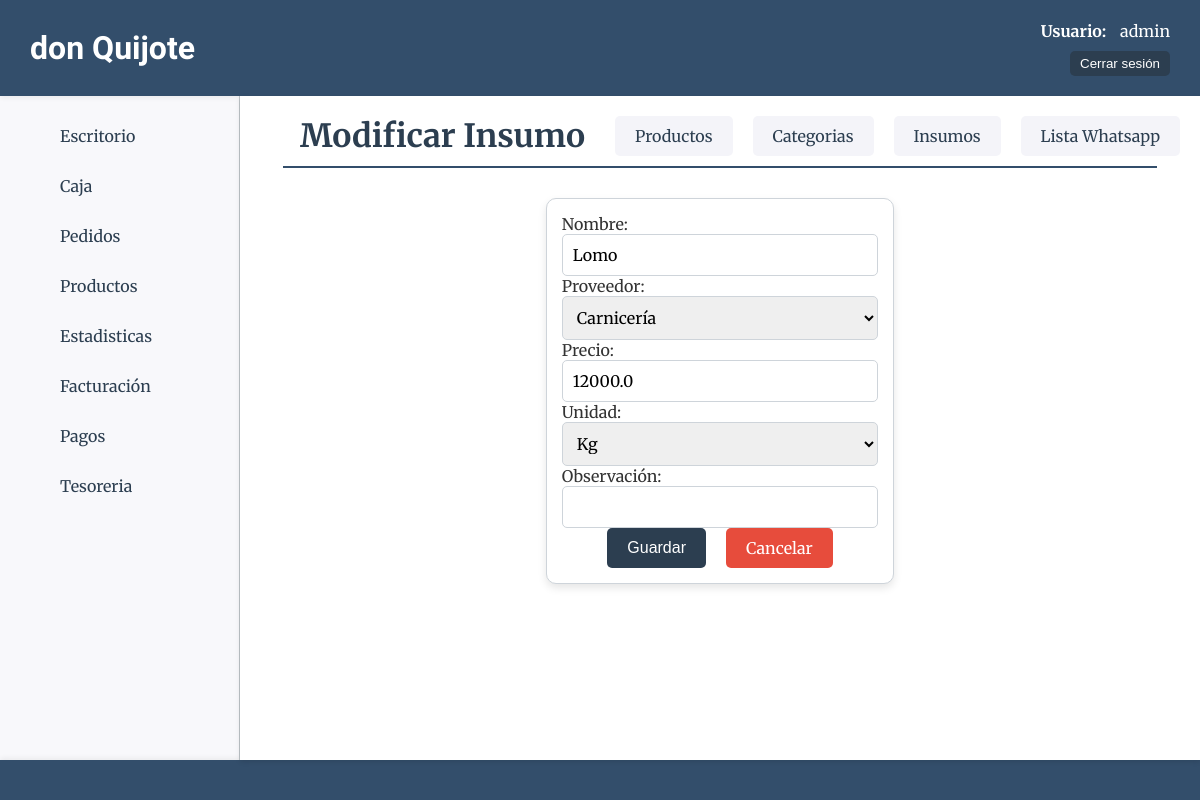
The page /productos/insumos_update/36 (signed in) on the database as committed earlier.
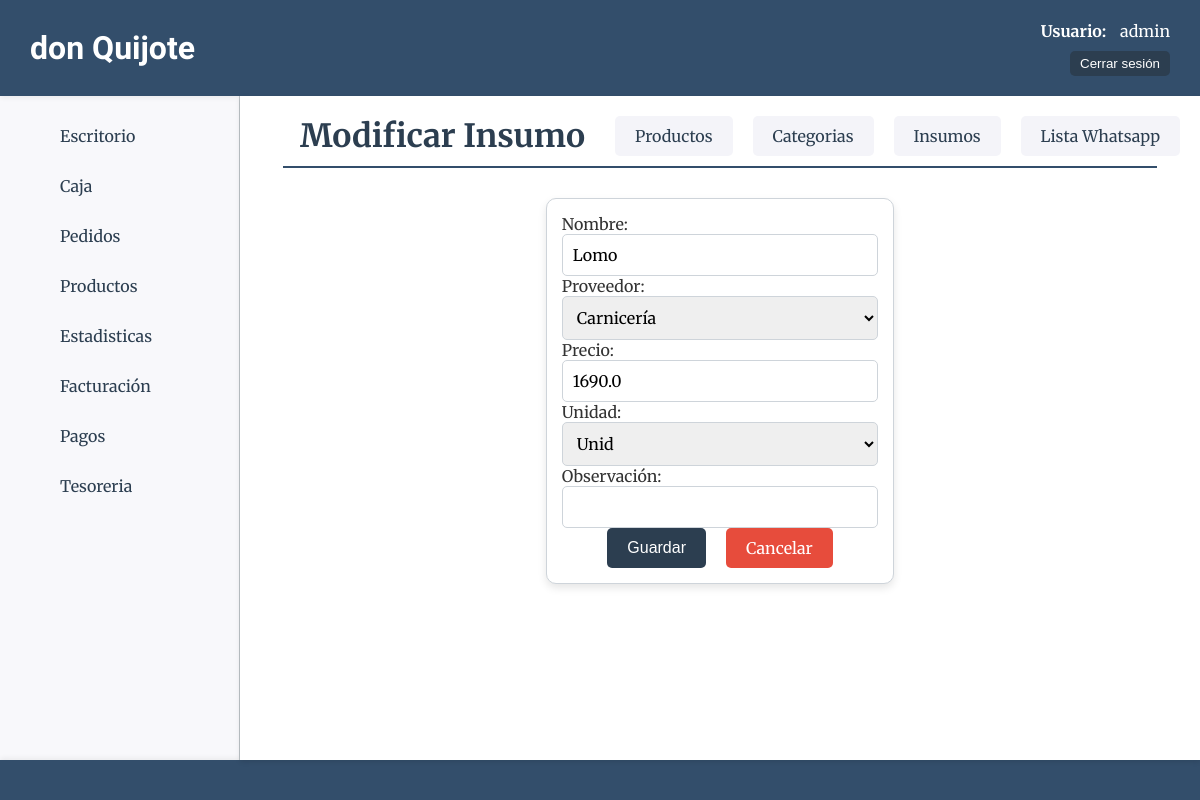
The same page on the database as committed later.
### productos/models.py (models this page shows, shortened)
class Insumos(models.Model):
    ESTADO_CHOICES = [
        ('Kg', 'Kg'),
        ('Ltr', 'Ltr'),
        ('Unid', 'Unid'),
        ('Doc', 'Doc'),
        ('Mtr', 'Mtr'),
    ]
    nombre=models.CharField(max_length=50, verbose_name="Nombre")
    proveedor=models.ForeignKey(Proveedores, on_delete=models.CASCADE, verbose_name="Proveedor")
    precio=models.FloatField(verbose_name="Precio")
    unidad=models.CharField(max_length=50, choices=ESTADO_CHOICES)
    observacion=models.CharField(max_length=100, blank=True, null=True, verbose_name="Observación")

class Proveedores(models.Model):
    nombre=models.CharField(max_length=50)
    estado=models.BooleanField(default=True)
    def __str__(self):
        return self.nombre

### productos/views.py (the view)
# urls.py: path("insumos_update/<int:pk>", views.InsumosUpdate.as_view(), name="insumos_update"),
class InsumosUpdate(LoginRequiredMixin, UpdateView):
    model = models.Insumos
    form_class = forms.InsumosForm
    success_url = reverse_lazy("productos:listar_insumos")

### productos/forms.py
class InsumosForm(forms.ModelForm):
    class Meta:
        model = models.Insumos
        fields = "__all__"
        widgets = {
            "nombre": forms.TextInput(attrs={"class": "form-control"}),
            "precio": forms.NumberInput(attrs={"class": "form-control"}),
            "unidad": forms.Select(attrs={"class": "form-control"}),
            "proveedor": forms.Select(attrs={"class": "form-control"}),
            "observacion": forms.TextInput(attrs={"class": "form-control"}),
        }

### productos/templates/productos/insumos_form.html (shortened to what this page needs)
{% extends 'core/base.html' %}
{% load static %}
{% block css %}
    <link rel="stylesheet" href="{% static 'gastos/css/styles.css' %}">
{% endblock css %}
{% block titulo %}
    {% if form.instance.pk %}
        {% include 'core/components/encabezado.html' with titulo_texto="Modificar Insumo" %}
    {% else %}
        {% include 'core/components/encabezado.html' with titulo_texto="Crear Insumo" %}
    {% endif %}
{% endblock titulo %}
{% block main %}
    <section class="form-container">
        <form class="card" action="" method="post">
            {{ form }}
            <div class="btn-container">
                <button class="btn-success" type="submit">Guardar</button>
                <a class="btn-delete" href="{% url 'productos:home' %}">Cancelar</a>
            </div>
        </form>
    </section>
{% endblock main %}

Rows that differ between the two databases and show on the page:
changed Insumos "Carnicería": precio "12000.0" → "1690.0"; unidad "Kg" → "Unid"
